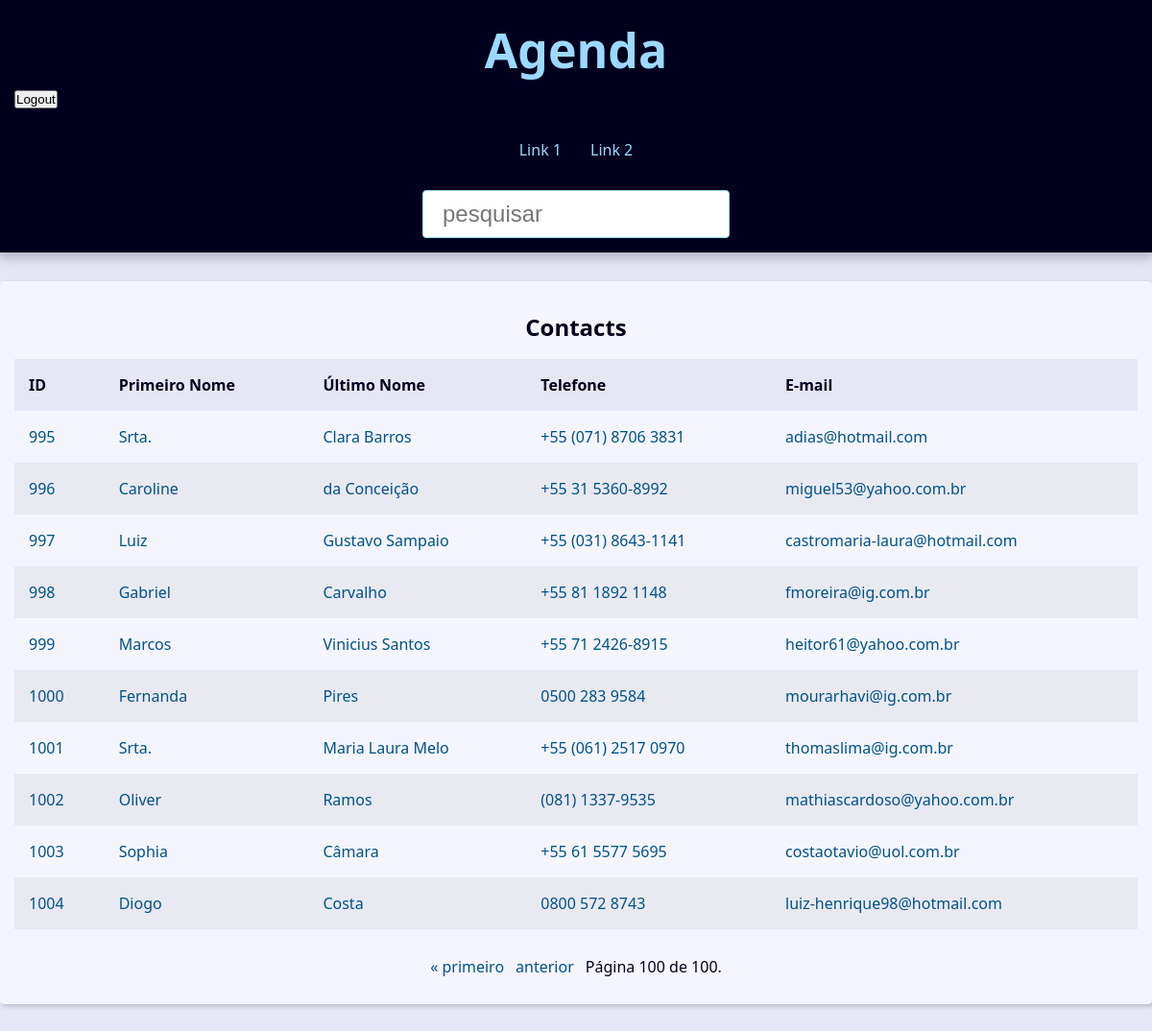
/agenda/?page=100&q= (signed in), run on the app's committed database.
### contact/models.py (models this page shows, shortened)
class Contact(models.Model):
  first_name = models.CharField(max_length=50)
  last_name = models.CharField(max_length=50,blank=True)
  phone = models.CharField(max_length=50)
  email = models.EmailField(max_length=254, blank=True)
  created_date = models.DateTimeField(default=timezone.now)  # Django executa a função timezone.now() quando o objeto Contato é criado
  description = models.TextField(blank=True)
  show = models.BooleanField(default=True)
  picture = models.ImageField(blank=True,upload_to='pictures/%Y/%m') # Depende do pillow
  category = models.ForeignKey(Category,
  on_delete=models.SET_NULL,  # Tipos de on_delete => 1) CASCADE 2) SET_NULL 3) PROTECT 4 ) SET_DEFAULT
  blank=True,null=True)
  owner = models.ForeignKey(User,on_delete=models.SET_NULL,blank=True,null=True)
  class Meta:
    verbose_name = 'Contact'
    verbose_name_plural = 'Contacts'

### contact/views/contact_views.py (the view)
# urls.py: path('',views.index, name='index')
@login_required
def index(request):
  contacts = Contact.objects.filter(show=True).order_by('id')
  paginator = Paginator(contacts, 10)
  page_number = request.GET.get("page")
  page_obj = paginator.get_page(page_number)
  context = {
    'page_obj': page_obj,
    'site_title': 'Contatos - '
  }
  return render(request, 'contact/index.html',context)

### contact/templates/contact/index.html
{% extends 'global/base.html' %} {% block content %} {% if page_obj %}
<div class="responsive-table">
  <table class="contacts-table">
    <caption class="table-caption">
      Contacts
    </caption>
    <thead>
      <tr class="table-row table-row-header">
        <th class="table-header">ID</th>
        <th class="table-header">Primeiro Nome</th>
        <th class="table-header">Último Nome</th>
        <th class="table-header">Telefone</th>
        <th class="table-header">E-mail</th>
      </tr>
    </thead>
    <tbody>
      {% for contact in page_obj %}
      <tr class="table-row">
        <td class="table-cel">
          <a class="table-link" href="{% url 'contact:contact' contact.id %}">
            {{ contact.id }}
          </a>
        </td>
        <td class="table-cel">
          <a class="table-link" href="#"> {{ contact.first_name }} </a>
        </td>
        <td class="table-cel">
          <a class="table-link" href="#"> {{ contact.last_name }} </a>
        </td>
        <td class="table-cel">
          <a class="table-link" href="#"> {{ contact.phone }} </a>
        </td>
        <td class="table-cel">
          <a class="table-link" href="#"> {{ contact.email }} </a>
        </td>
      </tr>
      {% endfor %}
    </tbody>
  </table>
</div>
{% else %}
<div class="single-contact">
  <h1 class="single-contact-name">Nenhum contato encontrado</h1>
</div>
{% endif %} {% endblock content %}

### base_static/global/css/style.css (style rules this page uses)
:root { --spacing: 1.5rem; --link-dark-color: rgb(0, 83, 134); --link-light-color: rgb(156, 217, 255); --clr-white: rgb(245, 245, 255); --clr-black: rgb(0, 0, 30); --clr-light-gray: rgb(230, 230, 245); --clr-dark-shadow-5: rgba(0, 0, 10, 5%); --clr-dark-shadow-10: rgba(0, 0, 10, 10%); --clr-dark-shadow-20: rgba(0, 0, 10, 20%); --clr-light-shadow-5: rgba(200, 200, 255, 5%); --clr-light-shadow-10: rgba(200, 200, 255, 10%); --clr-light-shadow-20: rgba(200, 200, 255, 20%); --main-page-width: 120rem; --table-min-width: 60rem; --biggest-font-size: 5rem; --bigger-font-size: 4rem; --big-font-size: 3.2rem; --medium-font-size: 2.4rem; --small-font-size: 1.6rem; --smaller-font-size: 1.4rem; --smallest-font-size: 1.2rem; --transition-fast: 300ms; --transition-medium: 600ms; --transition-slow: 1s; --default-border-radius: 4px; }
*, *::before, *::after { margin: 0; padding: 0; box-sizing: border-box; }
html { font-size: 62.5%; }
body { font-family: system-ui, -apple-system, BlinkMacSystemFont, 'Segoe UI', Roboto, Oxygen, Ubuntu, Cantarell, 'Open Sans', 'Helvetica Neue', sans-serif; line-height: 1.5; font-size: var(--small-font-size); color: var(--clr-black); -webkit-font-smoothing: antialiased; background: var(--clr-light-gray); }
.responsive-table { width: 100%; overflow-x: auto; }
.contacts-table { width: 100%; min-width: var(--table-min-width); border-collapse: collapse; }
.table-caption { font-size: var(--medium-font-size); font-weight: bold; padding: var(--spacing); }
.table-row { text-align: left; text-overflow: ellipsis; transition: background-color var(--transition-fast) ease-in-out; }
.table-row:nth-of-type(2n) { background: var(--clr-dark-shadow-5); }
.table-row-header { background: var(--clr-light-gray); color: var(--clr-black); }
.table-cel, .table-header { padding: var(--spacing); }
.table-link { color: var(--link-dark-color); transition: color var(--transition-fast) ease-in-out; text-decoration: none; }

### data on the page
Contact: id "995", first_name "Srta.", last_name "Clara Barros", phone "+55 (071) 8706 3831", email "adias@hotmail.com"
Contact: id "996", first_name "Caroline", last_name "da Conceição", phone "+55 31 5360-8992", email "miguel53@yahoo.com.br"
Contact: id "997", first_name "Luiz", last_name "Gustavo Sampaio", phone "+55 (031) 8643-1141", email "castromaria-laura@hotmail.com"
Contact: id "998", first_name "Gabriel", last_name "Carvalho", phone "+55 81 1892 1148", email "fmoreira@ig.com.br"
Contact: id "999", first_name "Marcos", last_name "Vinicius Santos", phone "+55 71 2426-8915", email "heitor61@yahoo.com.br"
Contact: id "1000", first_name "Fernanda", last_name "Pires", phone "0500 283 9584", email "mourarhavi@ig.com.br"
Contact: id "1001", first_name "Srta.", last_name "Maria Laura Melo", phone "+55 (061) 2517 0970", email "thomaslima@ig.com.br"
Contact: id "1002", first_name "Oliver", last_name "Ramos", phone "(081) 1337-9535", email "mathiascardoso@yahoo.com.br"
Contact: id "1003", first_name "Sophia", last_name "Câmara", phone "+55 61 5577 5695", email "costaotavio@uol.com.br"
Contact: id "1004", first_name "Diogo", last_name "Costa", phone "0800 572 8743", email "luiz-henrique98@hotmail.com"

### other printed values
{{ page_obj.number }} "100"
{{ page_obj.paginator.num_pages }} "100"
